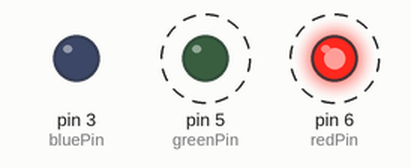
The sketch below on a simulated Arduino Uno, built with avr-gcc and run on an emulated ATmega328P. On the bench: output pins drawn as LEDs (lit = HIGH). Dashed ring = blinking.

Above: at 0.2 s.
Timing chart, 0 to 3.0 s (numbered marks = the images above):
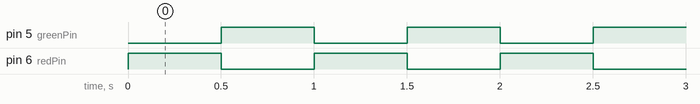

The sketch:

Xmas.ino
```cpp
//This works
int redPin = 6;
int greenPin = 5;
int bluePin = 3;

void setup() {
  Serial.begin(9600);
  pinMode(redPin, OUTPUT);
  pinMode(greenPin, OUTPUT);
  pinMode(bluePin, OUTPUT);
}

void loop() {
  setColor(255,0 ,0);
  delay(500);
  setColor(0, 255, 0);
  delay(500);
}

void setColor(int redValue, int greenValue, int blueValue) {
  analogWrite(redPin, redValue);
  analogWrite(greenPin, greenValue);
  analogWrite(bluePin, blueValue);
}
```

Measured:
- by itself, pin 5 (greenPin), pin 6 (redPin): alternates HIGH for 0.50 s and LOW for 0.50 s
